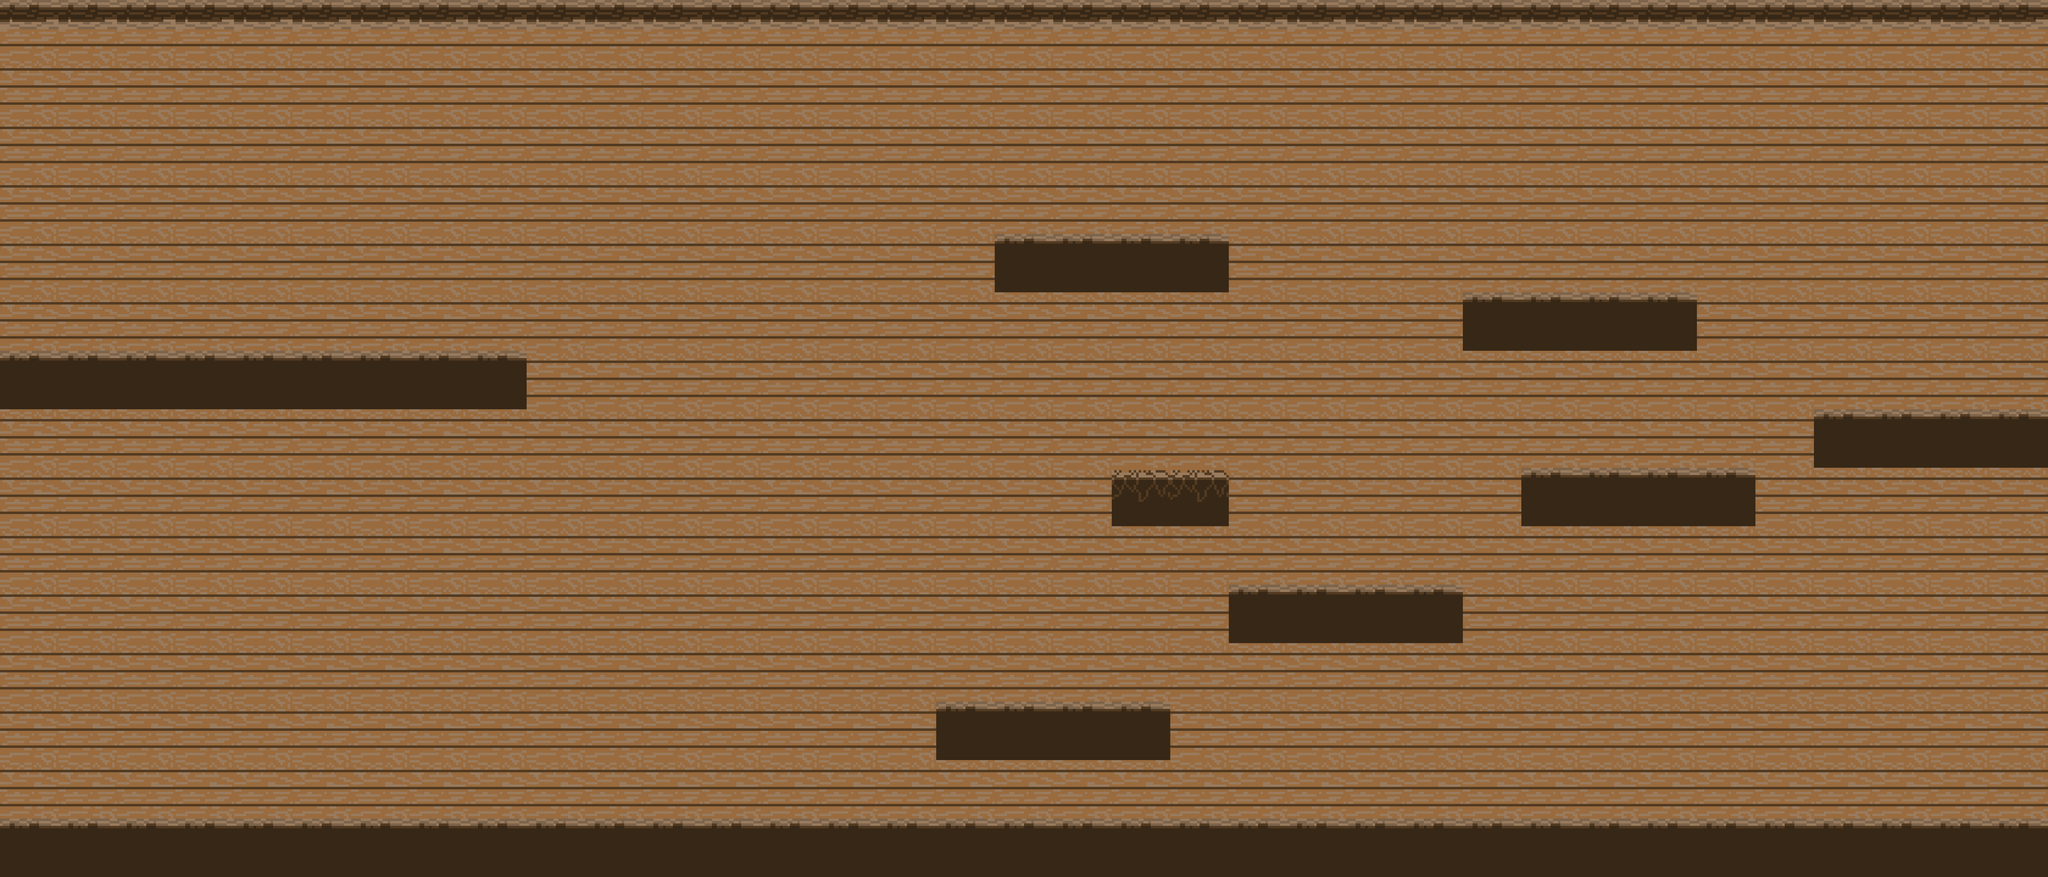

Below is a game level as drawn by its tile map, then a one-line description and the .tmx file that defines it, in full:
An orthogonal 35x15 tile map with 240x240 px tiles, 2 tile layers (Background, Platform), 4 tilesets and 31 objects.

<map version="1.9" tiledversion="1.9.2" orientation="orthogonal" renderorder="right-down" width="35" height="15" tilewidth="240" tileheight="240" infinite="0" nextlayerid="17" nextobjectid="69">
 <tileset firstgid="1" source="background_fix.tsx" />
 <tileset firstgid="2" source="platform fix.tsx" />
 <tileset firstgid="3" source="platfom up fix.tsx" />
 <tileset firstgid="4" source="platform_trap_fix.tsx" />
 <layer id="1" name="Background" width="35" height="15">
  <data encoding="csv">
1,1,1,1,1,1,1,1,1,1,1,1,1,1,1,1,1,1,1,1,1,1,1,1,1,1,1,1,1,1,1,1,1,1,1,
1,1,1,1,1,1,1,1,1,1,1,1,1,1,1,1,1,1,1,1,1,1,1,1,1,1,1,1,1,1,1,1,1,1,1,
1,1,1,1,1,1,1,1,1,1,1,1,1,1,1,1,1,1,1,1,1,1,1,1,1,1,1,1,1,1,1,1,1,1,1,
1,1,1,1,1,1,1,1,1,1,1,1,1,1,1,1,1,1,1,1,1,1,1,1,1,1,1,1,1,1,1,1,1,1,1,
1,1,1,1,1,1,1,1,1,1,1,1,1,1,1,1,1,1,1,1,1,1,1,1,1,1,1,1,1,1,1,1,1,1,1,
1,1,1,1,1,1,1,1,1,1,1,1,1,1,1,1,1,1,1,1,1,1,1,1,1,1,1,1,1,1,1,1,1,1,1,
1,1,1,1,1,1,1,1,1,1,1,1,1,1,1,1,1,1,1,1,1,1,1,1,1,1,1,1,1,1,1,1,1,1,1,
1,1,1,1,1,1,1,1,1,1,1,1,1,1,1,1,1,1,1,1,1,1,1,1,1,1,1,1,1,1,1,1,1,1,1,
1,1,1,1,1,1,1,1,1,1,1,1,1,1,1,1,1,1,1,4,4,1,1,1,1,1,1,1,1,1,1,1,1,1,1,
1,1,1,1,1,1,1,1,1,1,1,1,1,1,1,1,1,1,1,1,1,1,1,1,1,1,1,1,1,1,1,1,1,1,1,
1,1,1,1,1,1,1,1,1,1,1,1,1,1,1,1,1,1,1,1,1,1,1,1,1,1,1,1,1,1,1,1,1,1,1,
1,1,1,1,1,1,1,1,1,1,1,1,1,1,1,1,1,1,1,1,1,1,1,1,1,1,1,1,1,1,1,1,1,1,1,
1,1,1,1,1,1,1,1,1,1,1,1,1,1,1,1,1,1,1,1,1,1,1,1,1,1,1,1,1,1,1,1,1,1,1,
1,1,1,1,1,1,1,1,1,1,1,1,1,1,1,1,1,1,1,1,1,1,1,1,1,1,1,1,1,1,1,1,1,1,1,
1,1,1,1,1,1,1,1,1,1,1,1,1,1,1,1,1,1,1,1,1,1,1,1,1,1,1,1,1,1,1,1,1,1,1
</data>
 </layer>
 <layer id="2" name="Platform" width="35" height="15">
  <data encoding="csv">
3,3,3,3,3,3,3,3,3,3,3,3,3,3,3,3,3,3,3,3,3,3,3,3,3,3,3,3,3,3,3,3,3,3,3,
0,0,0,0,0,0,0,0,0,0,0,0,0,0,0,0,0,0,0,0,0,0,0,0,0,0,0,0,0,0,0,0,0,0,0,
0,0,0,0,0,0,0,0,0,0,0,0,0,0,0,0,0,0,0,0,0,0,0,0,0,0,0,0,0,0,0,0,0,0,0,
0,0,0,0,0,0,0,0,0,0,0,0,0,0,0,0,0,0,0,0,0,0,0,0,0,0,0,0,0,0,0,0,0,0,0,
0,0,0,0,0,0,0,0,0,0,0,0,0,0,0,0,0,2,2,2,2,0,0,0,0,0,0,0,0,0,0,0,0,0,0,
0,0,0,0,0,0,0,0,0,0,0,0,0,0,0,0,0,0,0,0,0,0,0,0,0,2,2,2,2,0,0,0,0,0,0,
2,2,2,2,2,2,2,2,2,0,0,0,0,0,0,0,0,0,0,0,0,0,0,0,0,0,0,0,0,0,0,0,0,0,0,
0,0,0,0,0,0,0,0,0,0,0,0,0,0,0,0,0,0,0,0,0,0,0,0,0,0,0,0,0,0,0,2,2,2,2,
0,0,0,0,0,0,0,0,0,0,0,0,0,0,0,0,0,0,0,0,0,0,0,0,0,0,2,2,2,2,0,0,0,0,0,
0,0,0,0,0,0,0,0,0,0,0,0,0,0,0,0,0,0,0,0,0,0,0,0,0,0,0,0,0,0,0,0,0,0,0,
0,0,0,0,0,0,0,0,0,0,0,0,0,0,0,0,0,0,0,0,0,2,2,2,2,0,0,0,0,0,0,0,0,0,0,
0,0,0,0,0,0,0,0,0,0,0,0,0,0,0,0,0,0,0,0,0,0,0,0,0,0,0,0,0,0,0,0,0,0,0,
0,0,0,0,0,0,0,0,0,0,0,0,0,0,0,0,2,2,2,2,0,0,0,0,0,0,0,0,0,0,0,0,0,0,0,
0,0,0,0,0,0,0,0,0,0,0,0,0,0,0,0,0,0,0,0,0,0,0,0,0,0,0,0,0,0,0,0,0,0,0,
2,2,2,2,2,2,2,2,2,2,2,2,2,2,2,2,2,2,2,2,2,2,2,2,2,2,2,2,2,2,2,2,2,2,2
</data>
 </layer>
 <objectgroup id="16" name="_PlatformtrapObject">
  <object id="67" x="4564" y="1928" width="476" height="240" />
 </objectgroup>
 <objectgroup id="15" name="Broken_Object4">
  <object id="65" x="3848" y="1716" width="240" height="240">
   <ellipse />
  </object>
 </objectgroup>
 <objectgroup id="14" name="Broken_Object3">
  <object id="66" x="3364" y="1720" width="240" height="240">
   <ellipse />
  </object>
 </objectgroup>
 <objectgroup id="13" name="Broken_Object2">
  <object id="64" x="2876" y="1724" width="240" height="240">
   <ellipse />
  </object>
 </objectgroup>
 <objectgroup id="12" name="Broken_Object">
  <object id="63" x="2404" y="1712" width="240" height="240">
   <ellipse />
  </object>
 </objectgroup>
 <objectgroup id="3" name="Platform_Object">
  <object id="1" x="-10.7568" y="3356.13" width="8422.59" height="240.16" />
  <object id="13" x="-44" y="1212" width="4" />
  <object id="18" x="0" y="1441.33" width="2162" height="240" />
  <object id="20" x="4086" y="964" width="960" height="240" />
  <object id="22" x="5996" y="1208" width="964" height="232" />
  <object id="23" x="6240" y="1912" width="956" height="248" />
  <object id="24" x="7428" y="1688" width="968" height="236" />
  <object id="25" x="5036" y="2396" width="960" height="248" />
  <object id="26" x="3841.33" y="2882.67" width="960" height="240" />
  <object id="28" x="-3.0303" y="3.0303" width="8409.09" height="121.212" />
 </objectgroup>
 <objectgroup id="4" name="Fire_Object">
  <object id="32" x="1008" y="1202" width="240" height="240">
   <ellipse />
  </object>
  <object id="33" x="1660" y="1202" width="240" height="240">
   <ellipse />
  </object>
  <object id="34" x="1350" y="1202" width="240" height="240">
   <ellipse />
  </object>
 </objectgroup>
 <objectgroup id="5" name="Fire_Object2">
  <object id="36" x="1053" y="3114" width="240" height="240">
   <ellipse />
  </object>
  <object id="37" x="720" y="3117" width="240" height="240">
   <ellipse />
  </object>
  <object id="38" x="1365" y="3119" width="240" height="240">
   <ellipse />
  </object>
 </objectgroup>
 <objectgroup id="6" name="Fire_Object3">
  <object id="40" x="3122.67" y="3118.67" width="480" height="240">
   <ellipse />
  </object>
 </objectgroup>
 <objectgroup id="8" name="Fire_Object4">
  <object id="46" x="6036" y="2876" width="240" height="480">
   <ellipse />
  </object>
  <object id="47" x="6545.33" y="2876" width="240" height="480">
   <ellipse />
  </object>
  <object id="53" x="5521" y="2875" width="240" height="480" />
 </objectgroup>
 <objectgroup id="7" name="Npc_Object">
  <object id="41" x="4404" y="724" width="240" height="240" />
  <object id="44" x="5760" y="2156" width="240" height="240" />
 </objectgroup>
 <objectgroup id="9" name="Npc_Object2">
  <object id="49" x="6004" y="960" width="240" height="240" />
  <object id="50" x="6472" y="976" width="240" height="240" />
 </objectgroup>
 <objectgroup id="10" name="Goal_Object">
  <object id="51" x="7916" y="1192" width="480" height="480" />
 </objectgroup>
 <objectgroup id="11" name="Goal_Object2">
  <object id="52" x="7916" y="2880" width="480" height="480" />
 </objectgroup>
</map>